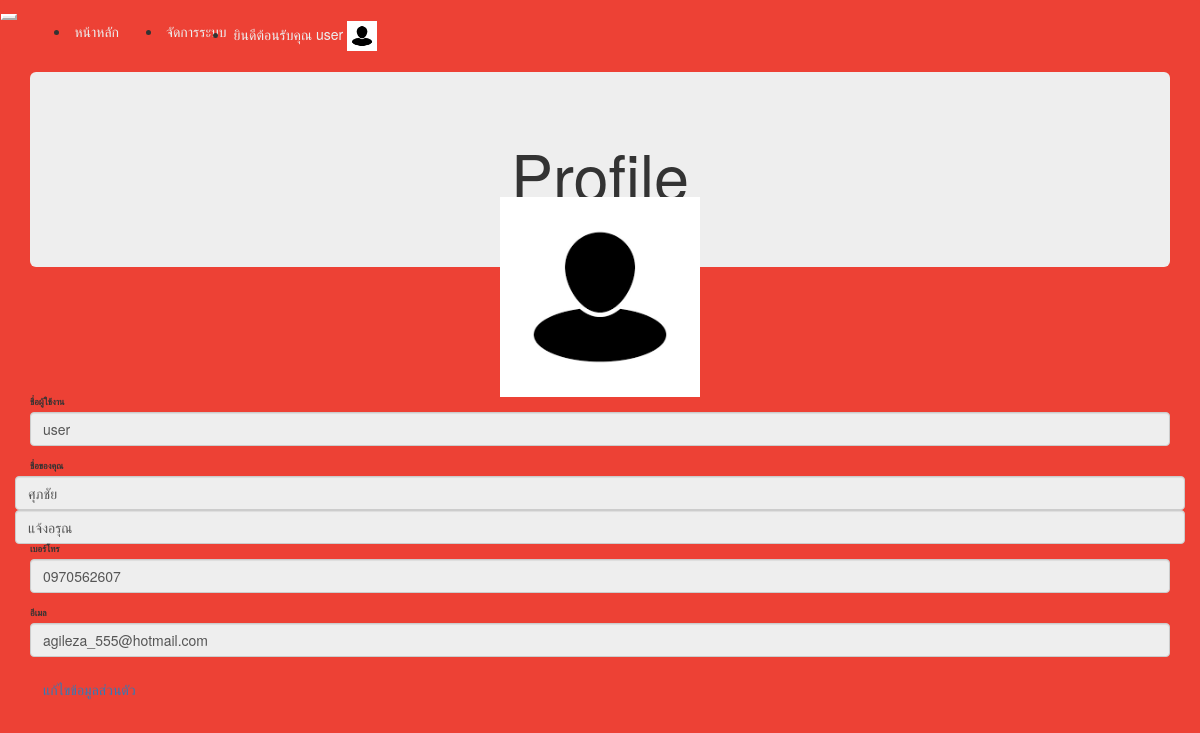
/profile.php (signed in), run on the app's committed database.
### tables this page shows
CREATE TABLE `user` (
  `User_ID` int(11) NOT NULL,
  `User_Username` varchar(30) DEFAULT NULL,
  `User_Password` varchar(255) DEFAULT NULL,
  `User_Firstname` varchar(60) DEFAULT NULL,
  `User_Lastname` varchar(60) DEFAULT NULL,
  `User_Telephonenumber` varchar(20) DEFAULT NULL,
  `User_Email` varchar(100) DEFAULT NULL,
  `User_Photo` text DEFAULT 'profile.png',
  `User_Createdate` date DEFAULT NULL,
  `User_Type` varchar(20) DEFAULT NULL
);

### profile.php (the view, shortened to what this page needs)
<!DOCTYPE html>
<html lang="en">
<head>
    <?php
    include('include/importcss.php');
    ?>
    <?php
    require_once('php/connect.php');
    include('include/navber.php');
    $sql = "SELECT * FROM `user` WHERE `User_ID`= '" . $_SESSION["ID"] . "'";
    $result = $conn->query($sql);
    $row = $result->fetch_assoc();
    ?>
</head>
<body>
    <div class="container py-5">
        <div class="jumbotron jumbotron-fluid ">
            <div class="container my-5">
                <h1 class="display-4 text-center">Profile</h1>
            </div>
        </div>
    </div>
    <div class="container">
        <img src="img/profile/<?php echo $_SESSION['Photo']; ?>" alt="profile.png" class="img-profile rounded-circle ">
        <div class="card">
            <div class="card-body">
                <form>
                    <div class="form">
                        <div class="form-group ">
                            <label class="textprofile">ชื่อผู้ใช้งาน</label>
                            <input type="text" class="form-control" id="user" name="user" disabled
                                value="<?php echo $row['User_Username']; ?>" placeholder="ชื่อผู้ใช้งาน">
                        </div>
                        <form>
                            <label class="textprofile ">ชื่อของคุณ</label>
                            <div class="row ">
                                <div class="col">
                                    <input type="text" class="form-control" placeholder="ชื่อ" maxlength="30"
                                        value="<?php echo $row['User_Firstname']; ?> " disabled name="fname" id="fname">
                                </div>
                                <div class="col">
                                    <input type="text" class="form-control" placeholder="นามสกุล" id="lname"
                                        maxlength="30" value="<?php echo $row['User_Lastname']; ?>" disabled
                                        name="lname" maxlength="30">
                                </div>
                            </div>
                        </form>
                        <div class="form-group ">
                            <label class="textprofile">เบอร์โทร</label>
                            <input type="tel" class="form-control" id="tel" name="tel" placeholder="เบอร์โทร"
                                maxlength="10" value="<?php echo $row['User_Telephonenumber']; ?> " disabled
                                pattern=" [0-9]{1,}">
                        </div>
                        <div class="form-group ">
                            <label class="textprofile">อีเมล</label>
                            <input type="email" class="form-control" id="email" name="email" disabled maxlength="30"
                                value="<?php echo $row['User_Email']; ?> " placeholder="email@example.com">
                        </div>
                </form>
                <div class="container">
                    <div class="row py-4 ">
                        <a href="profile_edit.php" class="btn btn-secondary float-right">แก้ไขข้อมูลส่วนตัว</a>
                    </div>
                </div>
            </div>
        </div>
    </div>
</body>
</html>

### include/CSS/styles.css (style rules this page uses)
body { background: linear-gradient(1deg, #ed4135, #ed4135); background-size: 400% 400%; -webkit-animation: AnimationName 59s ease infinite; -moz-animation: AnimationName 59s ease infinite; animation: AnimationName 59s ease infinite; }
.img-profile { height: 200px; width: 200px; margin: auto; display: block; margin-top: -100px; }
.textprofile { text-align: left; }
.card { font-size: 0.9rem; line-height: 1.1; }

### data on the page
user: user "user", fname "ศุภชัย", lname "แจ้งอรุณ", tel "0970562607", email "agileza_555@hotmail.com"

### other printed values
$_SESSION['Username'] "user"
